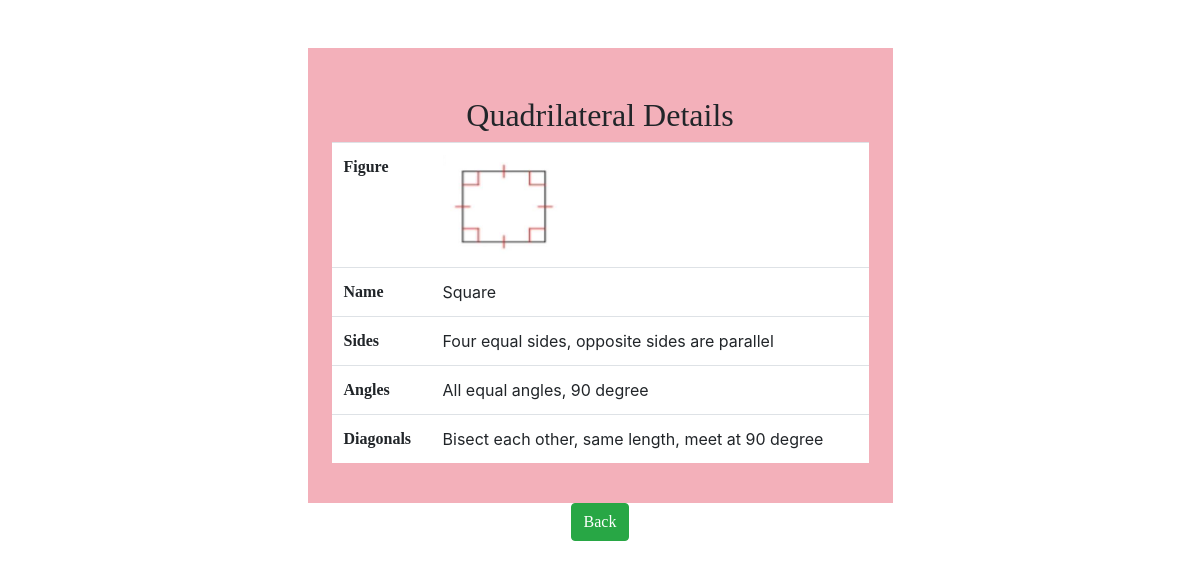
Page /View/1 on the committed database.
### quadrilateral/models.py (models this page shows, shortened)
class quadrilateral(models.Model):
    Name=models.CharField(max_length=100)
    Figure =models.ImageField(upload_to='media/')
    Sides=models.TextField()
    Angles=models.TextField()
    Diagonals=models.TextField()

### quadrilateral/views.py (the view)
# urls.py: path('View/<eid>', views.ViewUser),
def ViewUser(request,eid=None):
    mydict={}
    one_rec = quadrilateral.objects.get(pk=eid)
    mydict['quadrilateral']=one_rec
    return render(request,'View.html',mydict)

### quadrilateral/templates/View.html (shortened to what this page needs)
<!DOCTYPE html>
<html lang="en">
<head>
    <link rel="stylesheet" href="https://cdn.jsdelivr.net/npm/bootstrap@4.6.1/dist/css/bootstrap.min.css">
</head>
<body>
<div class="container-fluid my-5">
    <div class="w-50 m-auto p-4  " style="background-color: rgb(243, 176, 186);">
        <h2 class="text-center mt-4" style="font-family: 'Times New Roman', Times, serif;"> Quadrilateral Details</h2>
        <table class="table bg-white">
            <tr>
                <th style="font-family: 'Times New Roman', Times, serif;">Figure</th>
                <td><img src="/media/{{quadrilateral.Figure}} " class="square  d-block" height="100px" width="120px"></td>
            </tr>
            <tr>
                <th style="font-family: 'Times New Roman', Times, serif;">Name</th>
                <td>{{quadrilateral.Name}}</td>
            </tr>
            <tr>
                <th style="font-family: 'Times New Roman', Times, serif;"> Sides </th>
                <td>{{quadrilateral.Sides}}</td>
            </tr>
            <tr>
                <th style="font-family: 'Times New Roman', Times, serif;"> Angles</th>
                <td>{{quadrilateral.Angles}}</td>
            </tr>
            <tr>
                <th style="font-family: 'Times New Roman', Times, serif;">Diagonals</th>
                <td>{{quadrilateral.Diagonals}}</td>
            </tr>
        </table>
    </div>
    <div class="text-center">
        </button><a href="/" class="btn btn-success" style="font-family: 'Times New Roman', Times, serif;"> Back </button></a>
    </div>
</div>
</body>
</html>

### rows in the picture
quadrilateral: Figure (picture), Name "Square", Sides "Four equal sides, opposite sides are parallel", Angles "All equal angles, 90 degree", Diagonals "Bisect each other, same length, meet at 90 degree"
